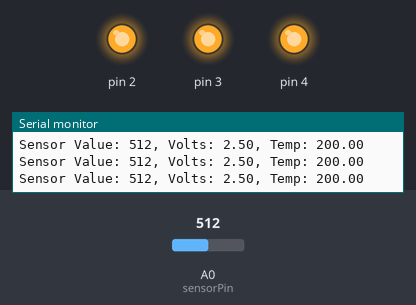
A sketch run on a simulated Arduino Uno, built with avr-gcc and run on an emulated ATmega328P. Shown: output pins drawn as LEDs (lit = HIGH), the last lines printed to the serial monitor. The inputs (shaded band) are chosen by the test bench; at power-on: A0 (sensorPin) = 512.

Above: at 1.2 s.
1.3 s: A0 (sensorPin) set to 179
2.8 s: A0 (sensorPin) set to 161
At 4.0 s:
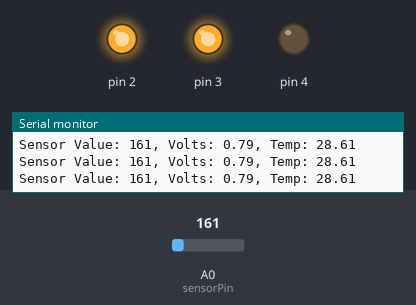
4.3 s: A0 (sensorPin) set to 122
At 4.7 s:
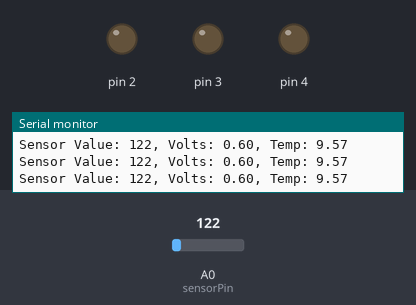
5.8 s: A0 (sensorPin) set to 306
At 6.3 s:
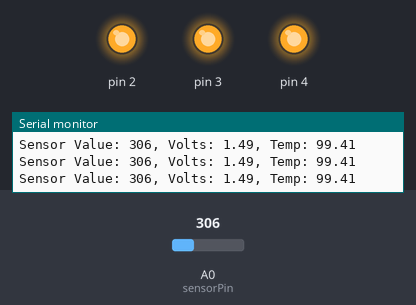
8.8 s: A0 (sensorPin) set to 0
At 9.6 s:
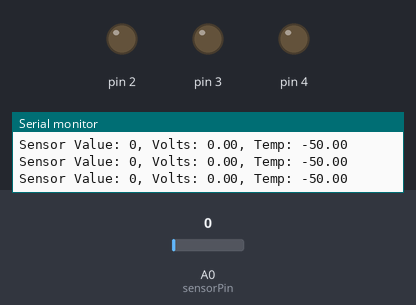
Timing chart, 0 to 11.3 s (numbered marks = the images above; inputs shaded):
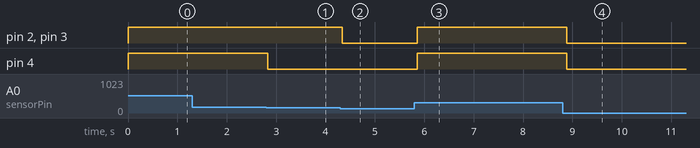

Measured:
- the behaviour switches between 162 and 161 on A0 (sensorPin) (found by bisection; images 0 and 1)
- after the input at 2.8 s, pin 4: HIGH → LOW at once
- after the input at 4.3 s, pin 2, pin 3: HIGH → LOW at once
- after the input at 5.8 s, pin 2–4: LOW → HIGH after 0.06 s
- after the input at 8.8 s, pin 2–4: HIGH → LOW after 0.08 s

The sketch:

love_o_meter.ino
```cpp
const int sensorPin = A0;
const float baselineTemp = 20.0;

enum LED {
  RED_1 = 2,
  RED_2 = 3,
  RED_3 = 4
};

void setup() {
  Serial.begin(9600);

  // Init output LED pins
  for (int pinNumber = 2; pinNumber < 5; pinNumber++) {
    pinMode(pinNumber, OUTPUT);
    digitalWrite(pinNumber, LOW);
  }
}

void loop() {
  int sensorVal = analogRead(sensorPin);
  float voltage = (sensorVal / 1024.0) * 5.0;
  float temperature = (voltage - 0.5) * 100;

  Serial.println((String)"Sensor Value: " + sensorVal + ", Volts: " + voltage + ", Temp: " + temperature);

  digitalWrite(LED::RED_1, temperature > baselineTemp + 3 ? HIGH : LOW);
  digitalWrite(LED::RED_2, temperature > baselineTemp + 6 ? HIGH : LOW);
  digitalWrite(LED::RED_3, temperature > baselineTemp + 9 ? HIGH : LOW);

  delay(100);
}
```
